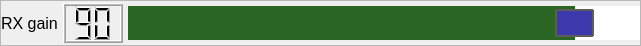
             <widget class="QFrame" name="frame_2">
              <property name="sizePolicy">
               <sizepolicy hsizetype="Expanding" vsizetype="Fixed">
                <horstretch>0</horstretch>
                <verstretch>0</verstretch>
               </sizepolicy>
              </property>
              <property name="minimumSize">
               <size>
                <width>0</width>
                <height>46</height>
               </size>
              </property>
              <property name="maximumSize">
               <size>
                <width>16777215</width>
                <height>42</height>
               </size>
              </property>
              <property name="font">
               <font>
                <pointsize>12</pointsize>
               </font>
              </property>
              <property name="frameShape">
               <enum>QFrame::StyledPanel</enum>
              </property>
              <property name="frameShadow">
               <enum>QFrame::Raised</enum>
              </property>
              <layout class="QHBoxLayout" name="horizontalLayout_6">
               <property name="spacing">
                <number>5</number>
               </property>
               <property name="leftMargin">
                <number>0</number>
               </property>
               <property name="topMargin">
                <number>0</number>
               </property>
               <property name="rightMargin">
                <number>0</number>
               </property>
               <property name="bottomMargin">
                <number>0</number>
               </property>
               <item>
                <widget class="QLabel" name="label_9">
                 <property name="styleSheet">
                  <string notr="true">font: 13pt &quot;Sans Serif&quot;;</string>
                 </property>
                 <property name="text">
                  <string>RX gain</string>
                 </property>
                </widget>
               </item>
               <item>
                <widget class="QLCDNumber" name="rxSensitivityDisplay">
                 <property name="sizePolicy">
                  <sizepolicy hsizetype="Fixed" vsizetype="Fixed">
                   <horstretch>0</horstretch>
                   <verstretch>0</verstretch>
                  </sizepolicy>
                 </property>
                 <property name="minimumSize">
                  <size>
                   <width>60</width>
                   <height>40</height>
                  </size>
                 </property>
                 <property name="maximumSize">
                  <size>
                   <width>16777215</width>
                   <height>40</height>
                  </size>
                 </property>
                 <property name="lineWidth">
                  <number>1</number>
                 </property>
                 <property name="midLineWidth">
                  <number>1</number>
                 </property>
                 <property name="digitCount">
                  <number>2</number>
                 </property>
                 <property name="segmentStyle">
                  <enum>QLCDNumber::Filled</enum>
                 </property>
                 <property name="value" stdset="0">
                  <double>90.000000000000000</double>
                 </property>
                </widget>
               </item>
               <item>
                <widget class="QSlider" name="rxSensitivitySlider">
                 <property name="sizePolicy">
                  <sizepolicy hsizetype="Expanding" vsizetype="Fixed">
                   <horstretch>0</horstretch>
                   <verstretch>0</verstretch>
                  </sizepolicy>
                 </property>
                 <property name="minimumSize">
                  <size>
                   <width>512</width>
                   <height>40</height>
                  </size>
                 </property>
                 <property name="styleSheet">
                  <string notr="true">QSlider::groove:horizontal {
    border: 3px solid #0000FF;
    height: 28px; /* the groove expands to the size of the slider by default. by giving it a height, it has a fixed size */
    margin: 0px 0;
}

QSlider::handle:horizontal {
    border: 2px solid #5c5c5c;
    width: 35px;
    height: 27px;
    margin: -2px 0 -2px 0; /* handle is placed by default on the contents rect of the groove. Expand outside the groove */
    border-radius: 1px;
}
QSlider::groove:horizontal {
    background: #AB3A26;
    position: absolute; /* absolutely position 4px from the left and right of the widget. setting margins on the widget should work too... */
}

QSlider::handle:horizontal {
    height: 10px;
    background: #3B39AB;
    position: absolute; /* absolutely position 4px from the left and right of the widget. setting margins on the widget should work too... */
    margin: 0 -4px 0; /* expand outside the groove */
}


QSlider::add-page:horizontal {
    background: white;
}

QSlider::sub-page:horizontal {
    background: #2B6524;
}

QSlider::handle:vertical {
    height: 10px;
    background: green;
    margin: 0 -4px; /* expand outside the groove */
}
</string>
                 </property>
                 <property name="maximum">
                  <number>100</number>
                 </property>
                 <property name="pageStep">
                  <number>1</number>
                 </property>
                 <property name="value">
                  <number>90</number>
                 </property>
                 <property name="orientation">
                  <enum>Qt::Horizontal</enum>
                 </property>
                 <property name="invertedAppearance">
                  <bool>false</bool>
                 </property>
                 <property name="tickPosition">
                  <enum>QSlider::NoTicks</enum>
                 </property>
                 <property name="tickInterval">
                  <number>1</number>
                 </property>
                </widget>
               </item>
              </layout>
             </widget>
